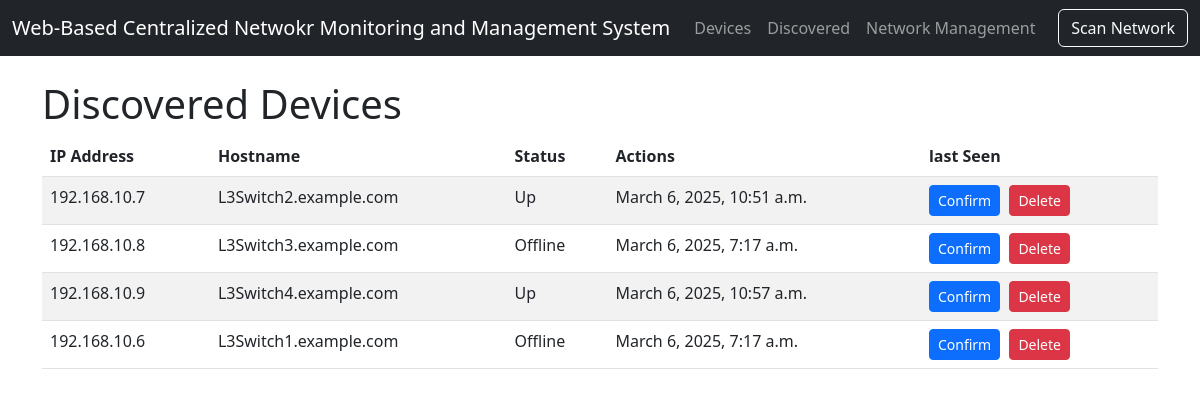
Page /dashboardapp/discovered/ on the earlier database version.
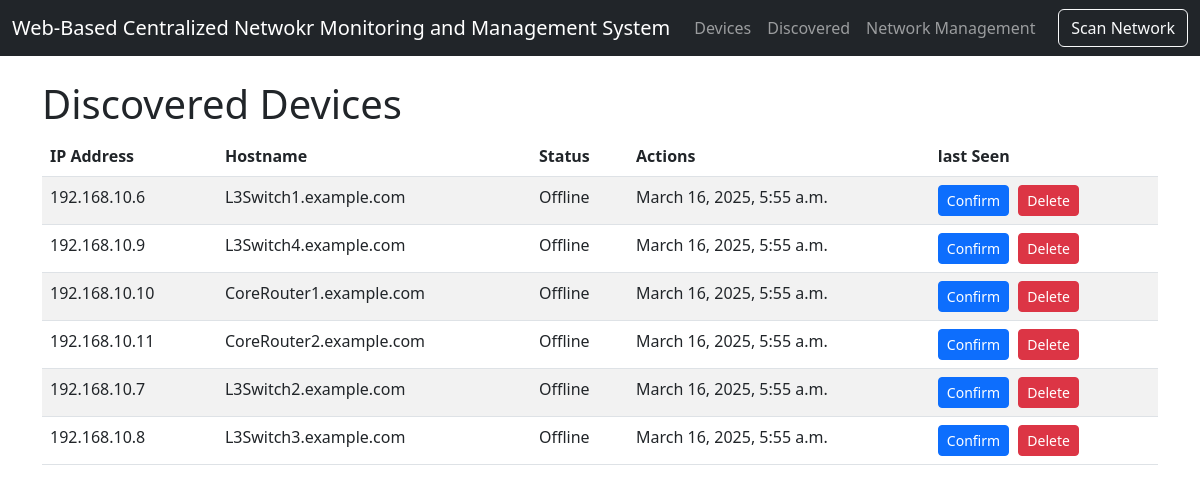
Same page on the later database version.
### dashboardapp/models.py (models this page shows, shortened)
class DiscoveredDevice(models.Model):
    ip_address = models.GenericIPAddressField(protocol='IPv4', unique=True)
    hostname = models.CharField(max_length=100, blank=True)
    vendor = models.CharField(max_length=100, blank=True)
    community = models.CharField(max_length=50, default='public', blank=True)
    discovered_on = models.DateTimeField(auto_now_add=True)
    confirmed = models.BooleanField(default=False)
    status = models.CharField(max_length=50, default='Unknown')
    last_seen = models.DateTimeField(null=True, blank=True)

### dashboardapp/views.py (the view)
# urls.py: path('discovered/', discovered_list, name='discovered_list'),
def discovered_list(request):
    discovered = DiscoveredDevice.objects.filter(confirmed=False)
    return render(request, "dashboardapp/discovered_list.html", {"discovered": discovered})

### templates/dashboardapp/discovered_list.html (shortened to what this page needs)
{% extends '../base.html' %}
{% load static %}
{% block content %}
<h1>Discovered Devices</h1>
{% if discovered %}
  <table class="table table-striped">
    <thead>
      <tr>
        <th>IP Address</th>
        <th>Hostname</th>
        <th>Status</th>
        <th>Actions</th>
        <th>last Seen</th>
      </tr>
    </thead>
    <tbody>
      {% for dev in discovered %}
      <tr>
        <td>{{ dev.ip_address }}</td>
        <td>{{ dev.hostname }}</td>
        <td>{{ dev.status }}</td>
        <td>{{ dev.last_seen}}</td>
        <td>
          {% if not dev.confirmed %}
            <form action="{% url 'confirm_discovered_device' dev.pk %}" method="post" style="display:inline;">
              <button type="submit" class="btn btn-sm btn-primary">Confirm</button>
            </form>
          {% endif %}
          {% if not dev.confirmed %}
            <form action="{% url 'delete_discovered_device' dev.pk %}" method="post" style="display:inline; margin-left:5px;">
              <button type="submit" class="btn btn-sm btn-danger">Delete</button>
            </form>
          {% endif %}
        </td>
      </tr>
      {% endfor %}
    </tbody>
  </table>
{% else %}
  <p>No newly discovered devices.</p>
{% endif %}
{% endblock %} if request.method == 'POST':

### templates/base.html (shortened to what this page needs)
<!DOCTYPE html>
<html>
<head>
    <link rel="stylesheet" href="https://cdn.jsdelivr.net/npm/bootstrap@5.2.3/dist/css/bootstrap.min.css">
</head>
<body>
  <nav class="navbar navbar-expand-lg navbar-dark bg-dark">
    <div class="container-fluid">
      <a class="navbar-brand" href="#">Web-Based Centralized Netwokr Monitoring and Management System</a>
      <div class="collapse navbar-collapse" id="navbarSupportedContent">
        <ul class="navbar-nav me-auto">
          <li class="nav-item">
            <a class="nav-link" href="{% url 'dashboard' %}">Devices</a>
          </li>
          <li class="nav-item">
            <a class="nav-link" href="{% url 'discovered_list' %}">Discovered</a>
          </li>
          <li class="nav-item">
            <a class="nav-link" href="{%url 'network_home'%}"> Network Management</a>
          </li>
        </ul>
        <form action="{% url 'scan_network' %}" method="POST" style="margin:0;">
          <button type="submit" class="btn btn-outline-light">Scan Network</button>
        </form>
      </div>
    </div>
  </nav>
    <div class="container mt-4">
      {% block content %}{% endblock %}
    </div>
</body>
</html>

Differences in the rows shown:
removed DiscoveredDevice: ip_address "192.168.10.7", hostname "L3Switch2.example.com", status "Up", last_seen "March 6, 2025, 10:51 a.m.", confirmed "Confirm"
removed DiscoveredDevice: ip_address "192.168.10.8", hostname "L3Switch3.example.com", status "Offline", last_seen "March 6, 2025, 7:17 a.m.", confirmed "Confirm"
removed DiscoveredDevice: ip_address "192.168.10.9", hostname "L3Switch4.example.com", status "Up", last_seen "March 6, 2025, 10:57 a.m.", confirmed "Confirm"
removed DiscoveredDevice: ip_address "192.168.10.6", hostname "L3Switch1.example.com", status "Offline", last_seen "March 6, 2025, 7:17 a.m.", confirmed "Confirm"
added DiscoveredDevice: ip_address "192.168.10.6", hostname "L3Switch1.example.com", status "Offline", last_seen "March 16, 2025, 5:55 a.m.", confirmed "Confirm"
added DiscoveredDevice: ip_address "192.168.10.9", hostname "L3Switch4.example.com", status "Offline", last_seen "March 16, 2025, 5:55 a.m.", confirmed "Confirm"
added DiscoveredDevice: ip_address "192.168.10.10", hostname "CoreRouter1.example.com", status "Offline", last_seen "March 16, 2025, 5:55 a.m.", confirmed "Confirm"
added DiscoveredDevice: ip_address "192.168.10.11", hostname "CoreRouter2.example.com", status "Offline", last_seen "March 16, 2025, 5:55 a.m.", confirmed "Confirm"
added DiscoveredDevice: ip_address "192.168.10.7", hostname "L3Switch2.example.com", status "Offline", last_seen "March 16, 2025, 5:55 a.m.", confirmed "Confirm"
added DiscoveredDevice: ip_address "192.168.10.8", hostname "L3Switch3.example.com", status "Offline", last_seen "March 16, 2025, 5:55 a.m.", confirmed "Confirm"
